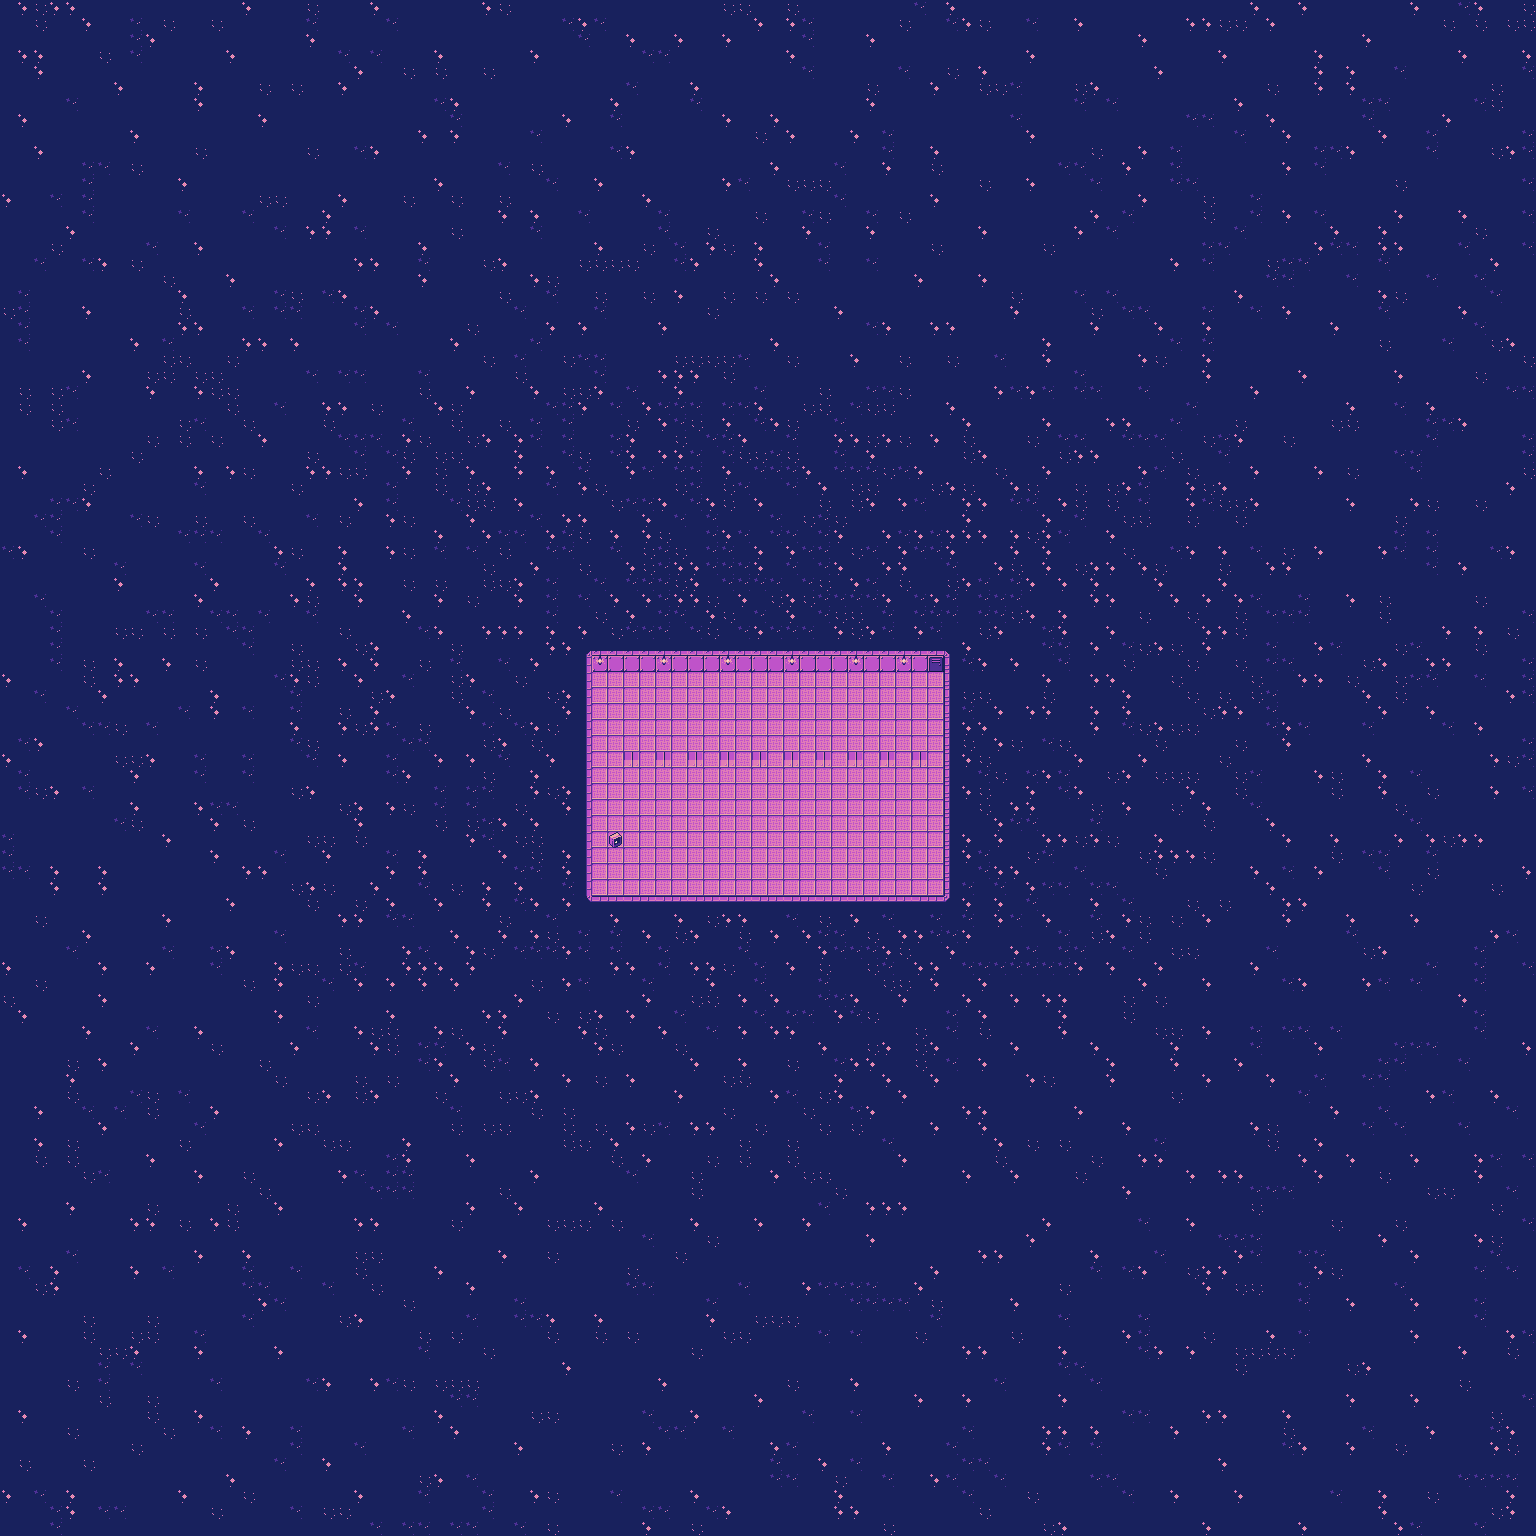

Below is a game level as drawn by its tile map, then a one-line description and the .tmx that defines it (tile-layer data replaced by summaries):
An orthogonal 96x96 tile map with 16x16 px tiles, 4 tile layers (Background, Walls, Interior, Overhead) and 2 objects.

<map version="1.9" tiledversion="1.9.2" orientation="orthogonal" renderorder="right-down" width="96" height="96" tilewidth="16" tileheight="16" infinite="0" nextlayerid="7" nextobjectid="5">
 <editorsettings>
  <export target="SeventhLevel.json" format="json" />
 </editorsettings>
 <tileset firstgid="1" name="cosmic-lilac-tiles" tilewidth="16" tileheight="16" tilecount="104" columns="13">
  <image source="cosmic-lilac-tiles.png" width="208" height="128" />
  <tile id="0">
   <properties>
    <property name="collide" type="bool" value="true" />
   </properties>
  </tile>
  <tile id="1">
   <properties>
    <property name="collide" type="bool" value="true" />
   </properties>
  </tile>
  <tile id="2">
   <properties>
    <property name="collide" type="bool" value="true" />
   </properties>
  </tile>
  <tile id="3">
   <properties>
    <property name="collide" type="bool" value="true" />
   </properties>
  </tile>
  <tile id="4">
   <properties>
    <property name="collide" type="bool" value="false" />
   </properties>
  </tile>
  <tile id="5">
   <properties>
    <property name="collide" type="bool" value="false" />
   </properties>
  </tile>
  <tile id="6">
   <properties>
    <property name="collide" type="bool" value="true" />
   </properties>
  </tile>
  <tile id="7">
   <properties>
    <property name="collide" type="bool" value="false" />
   </properties>
  </tile>
  <tile id="8">
   <properties>
    <property name="collide" type="bool" value="true" />
   </properties>
  </tile>
  <tile id="9">
   <properties>
    <property name="collide" type="bool" value="true" />
   </properties>
  </tile>
  <tile id="10">
   <properties>
    <property name="collide" type="bool" value="false" />
   </properties>
  </tile>
  <tile id="11">
   <properties>
    <property name="collide" type="bool" value="false" />
   </properties>
  </tile>
  <tile id="12">
   <properties>
    <property name="collide" type="bool" value="false" />
   </properties>
  </tile>
  <tile id="13">
   <properties>
    <property name="collide" type="bool" value="true" />
   </properties>
  </tile>
  <tile id="14">
   <properties>
    <property name="collide" type="bool" value="true" />
   </properties>
  </tile>
  <tile id="15">
   <properties>
    <property name="collide" type="bool" value="true" />
   </properties>
  </tile>
  <tile id="16">
   <properties>
    <property name="collide" type="bool" value="true" />
   </properties>
  </tile>
  <tile id="17">
   <properties>
    <property name="collide" type="bool" value="true" />
   </properties>
  </tile>
  <tile id="18">
   <properties>
    <property name="collide" type="bool" value="true" />
   </properties>
  </tile>
  <tile id="19">
   <properties>
    <property name="collide" type="bool" value="false" />
   </properties>
  </tile>
  <tile id="20">
   <properties>
    <property name="collide" type="bool" value="false" />
   </properties>
  </tile>
  <tile id="21">
   <properties>
    <property name="collide" type="bool" value="false" />
   </properties>
  </tile>
  <tile id="22">
   <properties>
    <property name="collide" type="bool" value="false" />
   </properties>
  </tile>
  <tile id="23">
   <properties>
    <property name="collide" type="bool" value="false" />
   </properties>
  </tile>
  <tile id="24">
   <properties>
    <property name="collide" type="bool" value="false" />
   </properties>
  </tile>
  <tile id="25">
   <properties>
    <property name="collide" type="bool" value="false" />
   </properties>
  </tile>
  <tile id="26">
   <properties>
    <property name="collide" type="bool" value="true" />
   </properties>
  </tile>
  <tile id="27">
   <properties>
    <property name="collide" type="bool" value="false" />
   </properties>
  </tile>
  <tile id="28">
   <properties>
    <property name="collide" type="bool" value="false" />
   </properties>
  </tile>
  <tile id="29">
   <properties>
    <property name="collide" type="bool" value="true" />
   </properties>
  </tile>
  <tile id="30">
   <properties>
    <property name="collide" type="bool" value="false" />
   </properties>
  </tile>
  <tile id="31">
   <properties>
    <property name="collide" type="bool" value="false" />
   </properties>
  </tile>
  <tile id="32">
   <properties>
    <property name="collide" type="bool" value="false" />
   </properties>
  </tile>
  <tile id="33">
   <properties>
    <property name="collide" type="bool" value="true" />
    <property name="mechanism" type="bool" value="false" />
   </properties>
  </tile>
  <tile id="34">
   <properties>
    <property name="collide" type="bool" value="false" />
   </properties>
  </tile>
  <tile id="35">
   <properties>
    <property name="collide" type="bool" value="false" />
   </properties>
  </tile>
  <tile id="36">
   <properties>
    <property name="collide" type="bool" value="false" />
   </properties>
  </tile>
  <tile id="37">
   <properties>
    <property name="collide" type="bool" value="false" />
   </properties>
  </tile>
  <tile id="38">
   <properties>
    <property name="collide" type="bool" value="false" />
   </properties>
  </tile>
  <tile id="39">
   <properties>
    <property name="collide" type="bool" value="true" />
   </properties>
  </tile>
  <tile id="40">
   <properties>
    <property name="collide" type="bool" value="true" />
   </properties>
  </tile>
  <tile id="41">
   <properties>
    <property name="collide" type="bool" value="true" />
   </properties>
  </tile>
  <tile id="42">
   <properties>
    <property name="collide" type="bool" value="true" />
   </properties>
  </tile>
  <tile id="43">
   <properties>
    <property name="collide" type="bool" value="true" />
   </properties>
  </tile>
  <tile id="44">
   <properties>
    <property name="collide" type="bool" value="true" />
   </properties>
  </tile>
  <tile id="45">
   <properties>
    <property name="collide" type="bool" value="false" />
   </properties>
  </tile>
  <tile id="46">
   <properties>
    <property name="collide" type="bool" value="false" />
   </properties>
  </tile>
  <tile id="47">
   <properties>
    <property name="collide" type="bool" value="false" />
   </properties>
  </tile>
  <tile id="48">
   <properties>
    <property name="collide" type="bool" value="false" />
   </properties>
  </tile>
  <tile id="49">
   <properties>
    <property name="collide" type="bool" value="true" />
   </properties>
  </tile>
  <tile id="50">
   <properties>
    <property name="collide" type="bool" value="false" />
   </properties>
  </tile>
  <tile id="51">
   <properties>
    <property name="collide" type="bool" value="false" />
   </properties>
  </tile>
  <tile id="52">
   <properties>
    <property name="collide" type="bool" value="true" />
    <property name="portal" value="eighthLevel" />
   </properties>
  </tile>
  <tile id="53">
   <properties>
    <property name="collide" type="bool" value="false" />
   </properties>
  </tile>
  <tile id="54">
   <properties>
    <property name="collide" type="bool" value="false" />
   </properties>
  </tile>
  <tile id="55">
   <properties>
    <property name="collide" type="bool" value="false" />
   </properties>
  </tile>
  <tile id="56">
   <properties>
    <property name="collide" type="bool" value="false" />
   </properties>
  </tile>
  <tile id="57">
   <properties>
    <property name="collide" type="bool" value="false" />
   </properties>
  </tile>
  <tile id="58">
   <properties>
    <property name="collide" type="bool" value="false" />
   </properties>
  </tile>
  <tile id="59">
   <properties>
    <property name="collide" type="bool" value="false" />
   </properties>
  </tile>
  <tile id="60">
   <properties>
    <property name="collide" type="bool" value="false" />
   </properties>
  </tile>
  <tile id="61">
   <properties>
    <property name="collide" type="bool" value="false" />
   </properties>
  </tile>
  <tile id="62">
   <properties>
    <property name="collide" type="bool" value="false" />
   </properties>
  </tile>
  <tile id="63">
   <properties>
    <property name="collide" type="bool" value="false" />
   </properties>
  </tile>
  <tile id="64">
   <properties>
    <property name="collide" type="bool" value="false" />
   </properties>
  </tile>
  <tile id="65">
   <properties>
    <property name="collide" type="bool" value="true" />
   </properties>
  </tile>
  <tile id="66">
   <properties>
    <property name="collide" type="bool" value="false" />
   </properties>
  </tile>
  <tile id="67">
   <properties>
    <property name="collide" type="bool" value="false" />
   </properties>
  </tile>
  <tile id="68">
   <properties>
    <property name="collide" type="bool" value="false" />
   </properties>
  </tile>
  <tile id="69">
   <properties>
    <property name="collide" type="bool" value="false" />
   </properties>
  </tile>
  <tile id="70">
   <properties>
    <property name="collide" type="bool" value="false" />
   </properties>
  </tile>
  <tile id="71">
   <properties>
    <property name="collide" type="bool" value="false" />
   </properties>
  </tile>
  <tile id="72">
   <properties>
    <property name="collide" type="bool" value="false" />
   </properties>
  </tile>
  <tile id="73">
   <properties>
    <property name="collide" type="bool" value="false" />
   </properties>
  </tile>
  <tile id="74">
   <properties>
    <property name="collide" type="bool" value="false" />
   </properties>
  </tile>
  <tile id="75">
   <properties>
    <property name="collide" type="bool" value="false" />
   </properties>
  </tile>
  <tile id="76">
   <properties>
    <property name="collide" type="bool" value="false" />
   </properties>
  </tile>
  <tile id="77">
   <properties>
    <property name="collide" type="bool" value="false" />
   </properties>
  </tile>
  <tile id="78">
   <properties>
    <property name="collide" type="bool" value="false" />
   </properties>
  </tile>
  <tile id="79">
   <properties>
    <property name="collide" type="bool" value="true" />
   </properties>
  </tile>
  <tile id="80">
   <properties>
    <property name="collide" type="bool" value="true" />
   </properties>
  </tile>
  <tile id="81">
   <properties>
    <property name="collide" type="bool" value="false" />
   </properties>
  </tile>
  <tile id="82">
   <properties>
    <property name="collide" type="bool" value="false" />
   </properties>
  </tile>
  <tile id="83">
   <properties>
    <property name="collide" type="bool" value="false" />
   </properties>
  </tile>
  <tile id="84">
   <properties>
    <property name="collide" type="bool" value="false" />
   </properties>
  </tile>
  <tile id="85">
   <properties>
    <property name="collide" type="bool" value="false" />
   </properties>
  </tile>
  <tile id="86">
   <properties>
    <property name="collide" type="bool" value="false" />
   </properties>
  </tile>
  <tile id="87">
   <properties>
    <property name="collide" type="bool" value="false" />
   </properties>
  </tile>
  <tile id="88">
   <properties>
    <property name="collide" type="bool" value="false" />
   </properties>
  </tile>
  <tile id="89">
   <properties>
    <property name="collide" type="bool" value="false" />
   </properties>
  </tile>
  <tile id="90">
   <properties>
    <property name="collide" type="bool" value="false" />
   </properties>
  </tile>
  <tile id="91">
   <properties>
    <property name="collide" type="bool" value="false" />
   </properties>
  </tile>
  <tile id="92">
   <properties>
    <property name="collide" type="bool" value="false" />
   </properties>
  </tile>
  <tile id="93">
   <properties>
    <property name="collide" type="bool" value="false" />
   </properties>
  </tile>
  <tile id="94">
   <properties>
    <property name="collide" type="bool" value="false" />
   </properties>
  </tile>
  <tile id="95">
   <properties>
    <property name="collide" type="bool" value="false" />
   </properties>
  </tile>
  <tile id="96">
   <properties>
    <property name="collide" type="bool" value="false" />
   </properties>
  </tile>
  <tile id="97">
   <properties>
    <property name="collide" type="bool" value="false" />
   </properties>
  </tile>
  <tile id="98">
   <properties>
    <property name="collide" type="bool" value="false" />
   </properties>
  </tile>
  <tile id="99">
   <properties>
    <property name="collide" type="bool" value="false" />
   </properties>
  </tile>
  <tile id="100">
   <properties>
    <property name="collide" type="bool" value="false" />
   </properties>
  </tile>
  <tile id="101">
   <properties>
    <property name="collide" type="bool" value="false" />
   </properties>
  </tile>
  <tile id="102">
   <properties>
    <property name="collide" type="bool" value="false" />
   </properties>
  </tile>
  <tile id="103">
   <properties>
    <property name="collide" type="bool" value="false" />
   </properties>
  </tile>
 </tileset>
 <layer id="1" name="Background" width="96" height="96">
  <data>[9216 cells, 9216 non-empty, 6 distinct tile ids]</data>
 </layer>
 <layer id="2" name="Walls" width="96" height="96">
  <data>[9216 cells, 100 non-empty, 12 distinct tile ids]</data>
 </layer>
 <layer id="3" name="Interior" width="96" height="96">
  <data>[9216 cells, 12 non-empty, 3 distinct tile ids]</data>
 </layer>
 <layer id="5" name="Overhead" width="96" height="96">
  <data>[9216 cells, 0 non-empty, 0 distinct tile ids]</data>
 </layer>
 <objectgroup id="6" name="Script">
  <object id="1" x="606.833" y="830.563" width="17.625" height="17.625">
   <properties>
    <property name="name" value="key" />
   </properties>
  </object>
  <object id="4" x="927.25" y="880.125" width="14" height="12.25">
   <properties>
    <property name="name" value="clue" />
   </properties>
  </object>
 </objectgroup>
</map>
